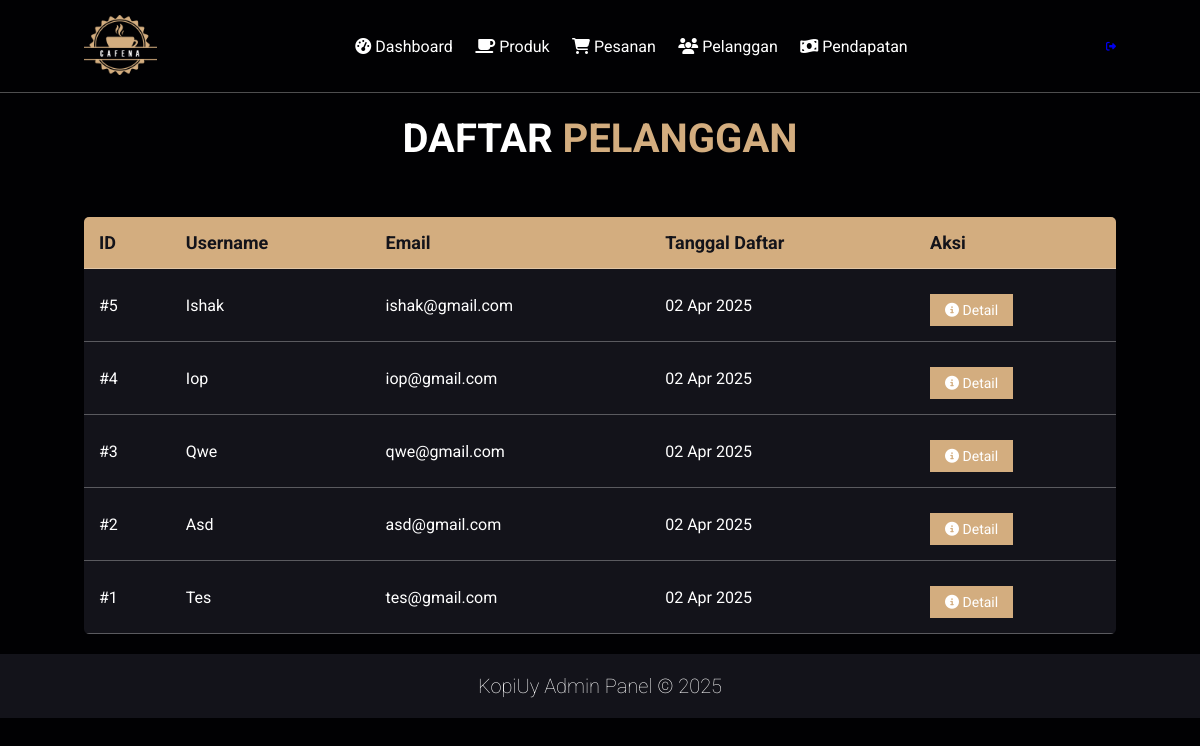
The page /admin/customers.php (signed in) on the database its author committed.
### tables this page shows
CREATE TABLE `users` (
  `id` int NOT NULL,
  `username` varchar(50) NOT NULL,
  `email` varchar(50) NOT NULL,
  `password` varchar(255) NOT NULL,
  `created_at` timestamp NULL DEFAULT CURRENT_TIMESTAMP
);

### admin/customers.php (the view, shortened to what this page needs)
<?php
$customers = [];
try {
    $pdo = Database::getInstance()->getConnection();
    $query = "SELECT id, username, email, created_at FROM users ORDER BY created_at DESC";
    $customers = $pdo->query($query)->fetchAll(PDO::FETCH_ASSOC);
} catch (PDOException $e) {
    $error_message = "Terjadi kesalahan sistem. Silakan coba lagi nanti.";
    error_log("Error di customers.php: " . $e->getMessage());
}
?>
<!DOCTYPE html>
<html lang="en">
<head>
    <link rel="stylesheet" href="../css/style.css">
    <link rel="stylesheet" href="https://cdnjs.cloudflare.com/ajax/libs/font-awesome/6.4.0/css/all.min.css">
</head>
<body>
    <header class="header">
        <a href="dashboard.php" class="logo">
            <img src="../images/logo.png" alt="KopiUy Logo" height="60">
        </a>
        <nav class="navbar">
            <a href="dashboard.php"><i class="fas fa-tachometer-alt"></i> Dashboard</a>
            <a href="products.php"><i class="fas fa-coffee"></i> Produk</a>
            <a href="orders.php"><i class="fas fa-shopping-cart"></i> Pesanan</a>
            <a href="customers.php"><i class="fas fa-users"></i> Pelanggan</a>
            <a href="revenue_report.php" class="active"><i class="fas fa-money-bill-wave"></i> Pendapatan</a>
        </nav>
        <div class="icons">
            <a href="logout.php" class="fas fa-sign-out-alt"></a>
        </div>
    </header>
    <section class="customers-container">
        <h1 class="heading">Daftar <span>Pelanggan</span></h1>
        <table class="customers-table">
            <thead>
                <tr>
                    <th>ID</th>
                    <th>Username</th>
                    <th>Email</th>
                    <th>Tanggal Daftar</th>
                    <th>Aksi</th>
                </tr>
            </thead>
            <tbody>
                <?php if (empty($customers)): ?>
                    <tr><td colspan="5" class="empty-customers">Belum ada pelanggan terdaftar</td></tr>
                <?php else: ?>
                    <?php foreach ($customers as $customer): ?>
                    <tr>
                        <td>#<?= htmlspecialchars($customer['id']) ?></td>
                        <td><?= htmlspecialchars($customer['username']) ?></td>
                        <td class="email-small"><?= htmlspecialchars(strtolower($customer['email'])) ?></td>
                        <td><?= date('d M Y', strtotime($customer['created_at'])) ?></td>
                        <td>
                            <a href="customer_detail.php?id=<?= $customer['id'] ?>" class="btn" style="padding: 0.8rem 1.5rem; font-size: 1.4rem;">
                                <i class="fas fa-info-circle"></i> Detail
                            </a>
                        </td>
                    </tr>
                    <?php endforeach; ?>
                <?php endif; ?>
            </tbody>
        </table>
    </section>
    <section class="footer">
        <div class="credit">
            <p>KopiUy Admin Panel &copy; <?= date('Y') ?></p>
        </div>
    </section>
</body>
</html>

### css/style.css (style rules this page uses)
:root { --main-color:#d3ad7f; --black:#13131a; --white:#ffffff; --red:#ff0000; --bg:#010103; --border:.1rem solid rgba(255,255,255,.3); }
* { font-family: 'Roboto', sans-serif; margin:0; padding:0; box-sizing: border-box; outline: none; border:none; text-decoration: none; text-transform: capitalize; transition: .2s linear; }
html { font-size: 62.5%; overflow-x: hidden; scroll-padding-top: 9rem; scroll-behavior: smooth; }
body { background: var(--bg); }
section { padding:2rem 7%; }
.heading { text-align: center; color:#fff; text-transform: uppercase; padding-bottom: 3.5rem; font-size: 4rem; }
.heading span { color:var(--main-color); text-transform: uppercase; }
.btn { margin-top: 1rem; display: inline-block; padding:.9rem 3rem; font-size: 1.7rem; color:#fff; background: var(--main-color); cursor: pointer; }
.header { background: var(--bg); display: flex; align-items: center; justify-content: space-between; padding:1.5rem 7%; border-bottom: var(--border); position: fixed; top:0; left: 0; right: 0; z-index: 1000; }
.header .logo img { height: 6rem; }
.header .navbar a { margin:0 1rem; font-size: 1.6rem; color:#fff; }
.footer { background:var(--black); text-align: center; }
.footer .credit { color:#fff; font-weight: lighter; font-size: 2rem; }

### admin/customers.php (style rules this page uses)
.customers-container { margin-top: 9.5rem; padding: 2rem 7%; }
.customers-table { width: 100%; border-collapse: collapse; margin-top: 2rem; background: var(--black); border-radius: 0.5rem; overflow: hidden; }
.customers-table th, .customers-table td { padding: 1.5rem; text-align: left; border-bottom: var(--border); color: var(--white); }
.customers-table th { background-color: var(--main-color); color: var(--black); font-size: 1.8rem; }
.customers-table td { font-size: 1.6rem; }
.email-small { font-size: 1.4rem; text-transform: lowercase; }

### rows shown on the page
users: id "5", username "Ishak", email "ishak@gmail.com", created_at "02 Apr 2025"
users: id "4", username "Iop", email "iop@gmail.com", created_at "02 Apr 2025"
users: id "3", username "Qwe", email "qwe@gmail.com", created_at "02 Apr 2025"
users: id "2", username "Asd", email "asd@gmail.com", created_at "02 Apr 2025"
users: id "1", username "Tes", email "tes@gmail.com", created_at "02 Apr 2025"
